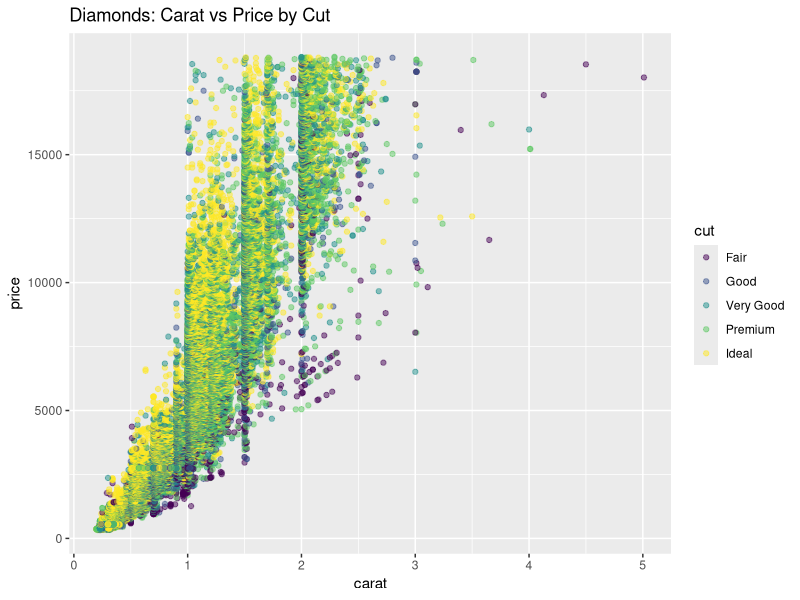

Here is the R script that generated this plot:
## ---- chunk 1
#| echo: false
#| label: setup
#| message: false
#| warning: false
library(ggplot2)

# Show current date and time
cat("Report generated on:", Sys.Date() |> as.character(), "")
#| label: diamonds-plot
#| fig-cap: "Carat vs Price (diamonds dataset)"
ggplot(diamonds, aes(x = carat, y = price, color = cut)) +
  geom_point(alpha = 0.5) +
  labs(title = "Diamonds: Carat vs Price by Cut")
